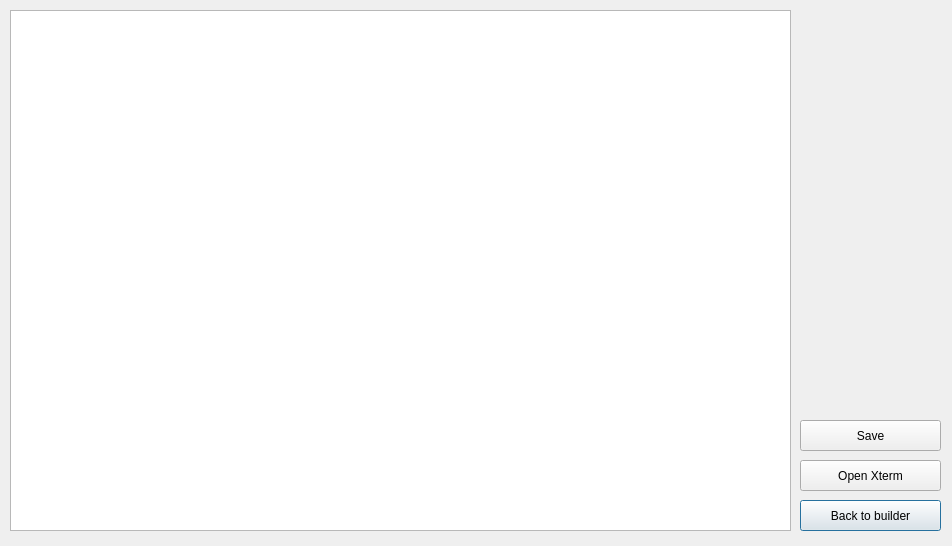
<?xml version="1.0" encoding="UTF-8"?>
<ui version="4.0">
 <class>HelperWindow</class>
 <widget class="QDialog" name="HelperWindow">
  <property name="geometry">
   <rect>
    <x>0</x>
    <y>0</y>
    <width>952</width>
    <height>546</height>
   </rect>
  </property>
  <property name="windowTitle">
   <string/>
  </property>
  <property name="windowIcon">
   <iconset resource="icons.qrc">
    <normaloff>:/icons/rpitc-builder-icon.png</normaloff>:/icons/rpitc-builder-icon.png</iconset>
  </property>
  <property name="windowOpacity">
   <double>1.000000000000000</double>
  </property>
  <widget class="QPushButton" name="backtobuilder_pushButton">
   <property name="geometry">
    <rect>
     <x>800</x>
     <y>500</y>
     <width>141</width>
     <height>31</height>
    </rect>
   </property>
   <property name="text">
    <string>Back to builder</string>
   </property>
   <property name="icon">
    <iconset resource="icons.qrc">
     <normaloff>:/icons/back_icon.png</normaloff>:/icons/back_icon.png</iconset>
   </property>
  </widget>
  <widget class="QPushButton" name="terminalopen_pushButton">
   <property name="geometry">
    <rect>
     <x>800</x>
     <y>460</y>
     <width>141</width>
     <height>31</height>
    </rect>
   </property>
   <property name="text">
    <string>Open Xterm</string>
   </property>
   <property name="icon">
    <iconset resource="icons.qrc">
     <normaloff>:/icons/xterm_icon.png</normaloff>:/icons/xterm_icon.png</iconset>
   </property>
  </widget>
  <widget class="QPlainTextEdit" name="bashmesh_plainTextEdit">
   <property name="geometry">
    <rect>
     <x>10</x>
     <y>10</y>
     <width>781</width>
     <height>521</height>
    </rect>
   </property>
  </widget>
  <widget class="QPushButton" name="savebashmesh_pushButton">
   <property name="geometry">
    <rect>
     <x>800</x>
     <y>420</y>
     <width>141</width>
     <height>31</height>
    </rect>
   </property>
   <property name="text">
    <string>Save</string>
   </property>
   <property name="icon">
    <iconset resource="icons.qrc">
     <normaloff>:/icons/save_icon.png</normaloff>:/icons/save_icon.png</iconset>
   </property>
  </widget>
 </widget>
 <resources>
  <include location="icons.qrc"/>
 </resources>
 <connections/>
</ui>
